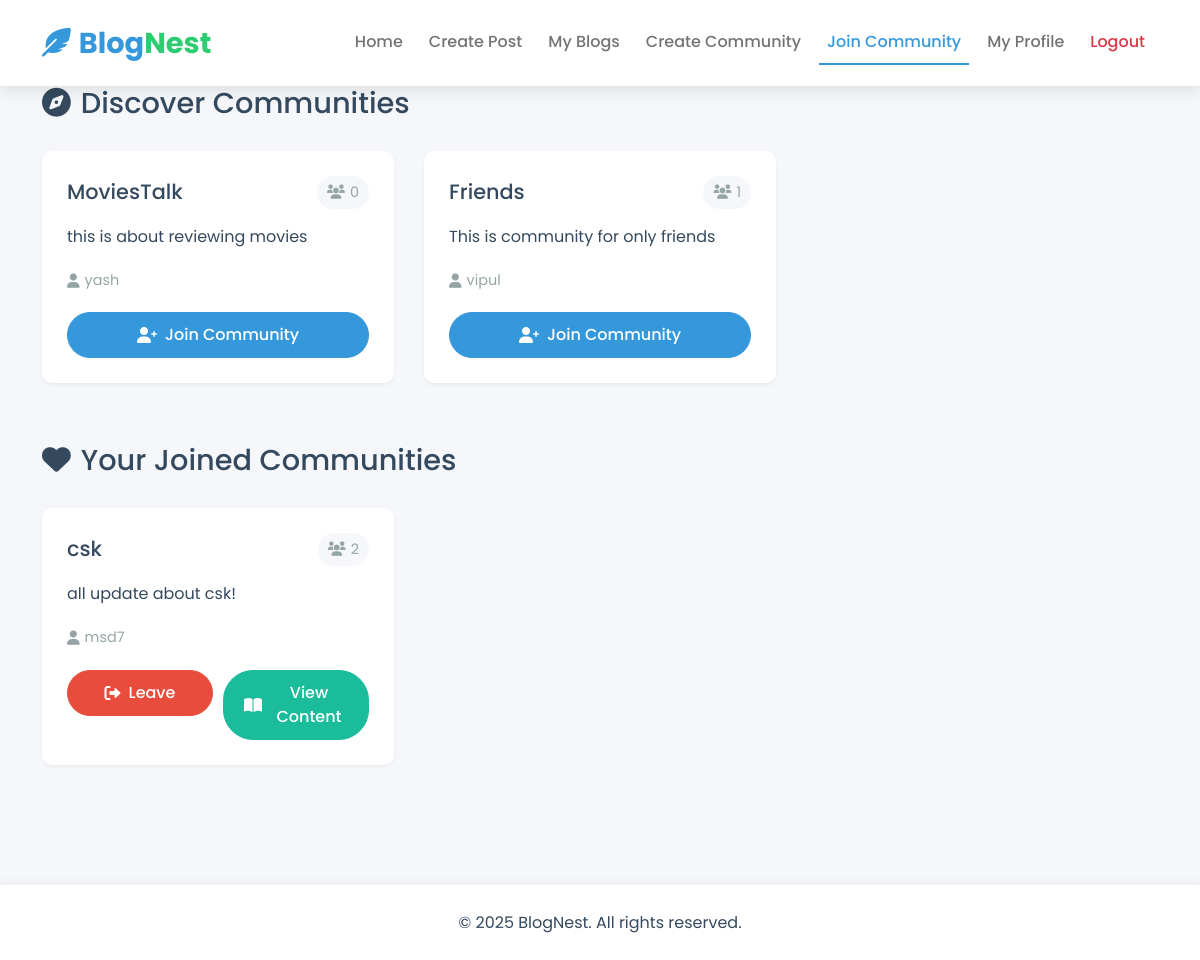
The page /join_community/ (signed in) on the database as committed earlier.
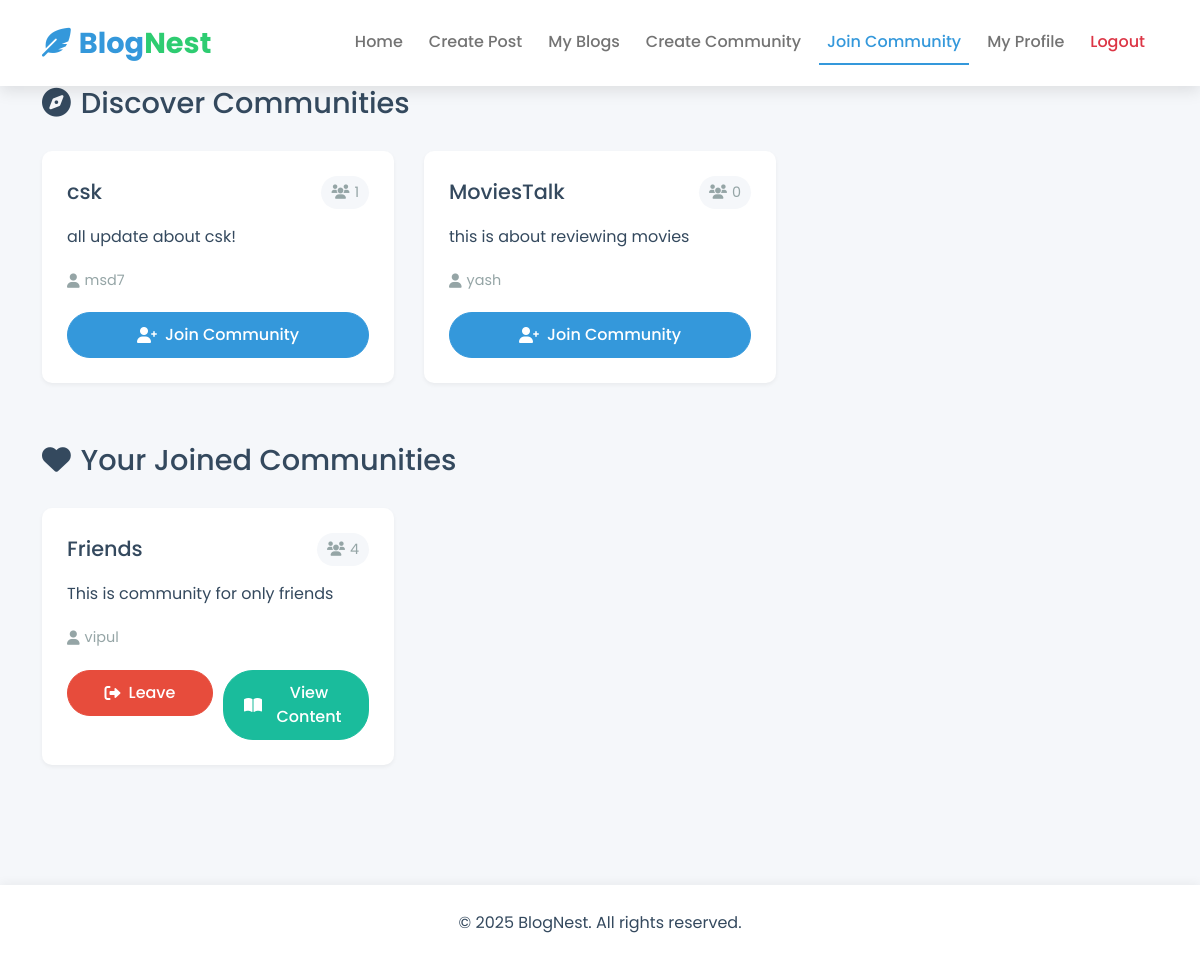
The same page on the database as committed later.
### Blog/models.py (models this page shows)
class Community(models.Model):
  CommunityId = models.IntegerField(primary_key = True)
  CommunityName = models.CharField(max_length=50)
  Description = models.CharField(max_length=500)
  NumberOfMembers = models.IntegerField(default = 0)
  CreatorId = models.ForeignKey(User, null=True, on_delete=models.CASCADE)

class UserCommunity(models.Model):
  JoinId = models.IntegerField(primary_key = True)
  UserID = models.ForeignKey(User, null=True, on_delete=models.CASCADE)
  CommunityID = models.ForeignKey(Community, null=True, on_delete=models.CASCADE)

### Blog/views.py (the view)
# urls.py: path('join_community/', join_community, name='join_community'),
def join_community(request):
  communities = Community.objects.exclude(usercommunity__UserID=request.user)
  joined_communities = UserCommunity.objects.filter(UserID=request.user)
  return render(request, 'join_communities.html', {'communities': communities, 'joined_communities': joined_communities})

### templates/join_communities.html (shortened to what the changed rows need)
{% load static %}
<!DOCTYPE html>
<html lang="en">
<head>
    <link href="https://cdn.jsdelivr.net/npm/bootstrap@5.0.2/dist/css/bootstrap.min.css" rel="stylesheet">
    <link href="https://cdnjs.cloudflare.com/ajax/libs/font-awesome/6.0.0-beta3/css/all.min.css" rel="stylesheet">
    <link href="{% static 'css/home.css' %}" rel="stylesheet">
    <link href="{% static 'css/community.css' %}" rel="stylesheet">
</head>
<body>
    <div class="container main-container">
        <div class="communities-section">
            <h2><i class="fas fa-compass"></i> Discover Communities</h2>
            <div class="communities-grid">
                {% for community in communities %}
                {% if community.CreatorId != request.user %}
                <div class="community-card">
                    <div class="community-header">
                        <h3>{{ community.CommunityName }}</h3>
                        <span class="member-count">
                            <i class="fas fa-users"></i> {{ community.NumberOfMembers }}
                        </span>
                    </div>
                    <p class="community-description">{{ community.Description }}</p>
                    <div class="community-meta">
                        <span class="creator">
                            <i class="fas fa-user"></i> {{ community.CreatorId.username }}
                        </span>
                    </div>
                    <div class="community-actions">
                        <form method="post" action="{% url 'user_community' community.pk %}">
                            <button type="submit" class="btn btn-primary">
                                <i class="fas fa-user-plus"></i> Join Community
                            </button>
                        </form>
                    </div>
                </div>
                {% endif %}
                {% endfor %}
            </div>
        </div>
        <div class="communities-section">
            <h2><i class="fas fa-heart"></i> Your Joined Communities</h2>
            <div class="communities-grid">
                {% for community in joined_communities %}
                {% if community.CreatorId != request.user %}
                <div class="community-card">
                    <div class="community-header">
                        <h3>{{ community.CommunityID.CommunityName }}</h3>
                        <span class="member-count">
                            <i class="fas fa-users"></i> {{ community.CommunityID.NumberOfMembers }}
                        </span>
                    </div>
                    <p class="community-description">{{ community.CommunityID.Description }}</p>
                    <div class="community-meta">
                        <span class="creator">
                            <i class="fas fa-user"></i> {{ community.CommunityID.CreatorId.username }}
                        </span>
                    </div>
                    <div class="community-actions">
                        <form method="post" action="{% url 'leave_community' community.CommunityID.CommunityId %}">
                            <button type="submit" class="btn btn-danger">
                                <i class="fas fa-sign-out-alt"></i> Leave
                            </button>
                        </form>
                        <form method="post" action="{% url 'show_content' community.CommunityID.CreatorId.id %}">
                            <button type="submit" class="btn btn-info">
                                <i class="fas fa-book-open"></i> View Content
                            </button>
                        </form>
                    </div>
                </div>
                {% endif %}
                {% endfor %}
            </div>
        </div>
    </div>
</body>
</html>

Rows that differ between the two databases and show on the page:
no longer on this page (row edited): Community: CommunityName "Friends", NumberOfMembers "1", Description "This is community for only friends", CreatorId.username "vipul"
removed UserCommunity: CommunityID.CommunityName "csk", CommunityID.NumberOfMembers "2", CommunityID.Description "all update about csk!", CommunityID.CreatorId.username "msd7"
now on this page (row edited): Community: CommunityName "csk", NumberOfMembers "1", Description "all update about csk!", CreatorId.username "msd7"
added UserCommunity: CommunityID.CommunityName "Friends", CommunityID.NumberOfMembers "4", CommunityID.Description "This is community for only friends", CommunityID.CreatorId.username "vipul"
